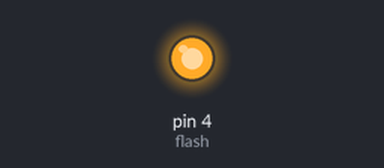
Bench run of a program on a simulated MicroPython board. Shown: output pins drawn as LEDs (lit = HIGH). What the program prints to the serial console is not drawn. At 8.3 s the program stops and its outputs stay as they are.

Above: at 0.1 s.
At 8.3 s:
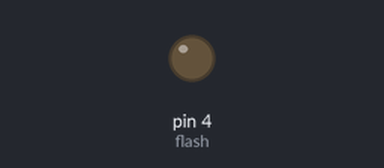
Timing chart, 0 to 9.8 s (numbered marks = the images above):
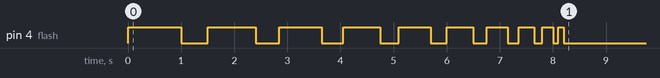

Measured:
- by itself, pin 4 (flash): LOW → HIGH at 0.00 s, → LOW 1.0 s later, → HIGH 0.50 s later, → LOW 0.90 s later, … (20 changes in this stretch)

The program:

DB_run_pattern_1.py
```python
from machine import Pin
import time

flash = Pin(4, Pin.OUT, value=0)

speeds = []
a = 10

for i in range(a):
    speeds.append(a*100 - i * 100)
print(speeds)

for ms in speeds:
    flash.value(1)
    time.sleep_ms(ms)
    flash.value(0)
    time.sleep_ms(ms//2)
    
```
